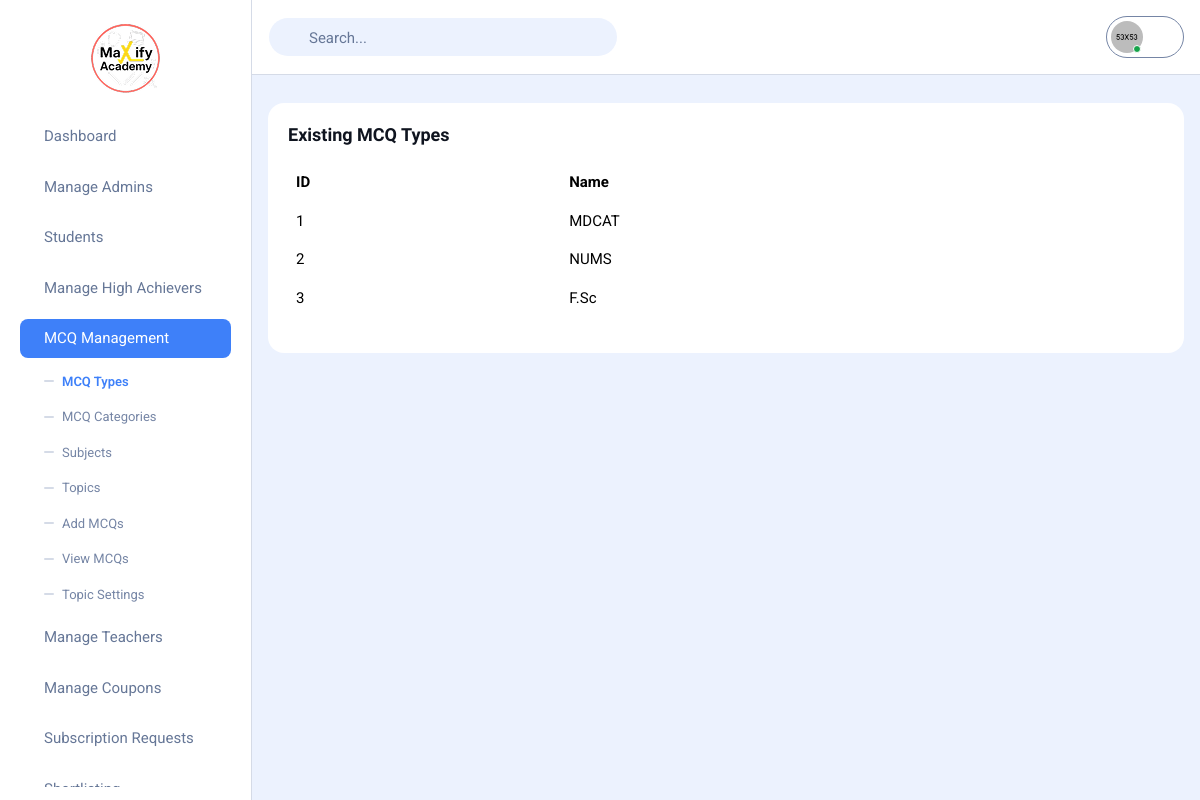
/Admin/mcq_types.php (signed in), run on the app's committed database.
### tables this page shows
CREATE TABLE `mcq_types` (
  `id` int(11) NOT NULL,
  `name` varchar(50) DEFAULT NULL
);

### Admin/mcq_types.php (the view, shortened to what this page needs)
<?php
require 'config.php';
$stmt = $pdo->query("SELECT * FROM mcq_types ORDER BY id ASC");
$types = $stmt->fetchAll();
?>
<!DOCTYPE html>
<html lang="en">
<head>
    <link rel="stylesheet" href="assets/css/bootstrap.min.css">
    <link rel="stylesheet" href="assets/css/file-upload.css">
    <link rel="stylesheet" href="assets/css/plyr.css">
    <link rel="stylesheet" href="https://cdn.datatables.net/2.0.8/css/dataTables.dataTables.min.css">
    <link rel="stylesheet" href="assets/css/full-calendar.css">
    <link rel="stylesheet" href="assets/css/jquery-ui.css">
    <link rel="stylesheet" href="assets/css/editor-quill.css">
    <link rel="stylesheet" href="assets/css/apexcharts.css">
    <link rel="stylesheet" href="assets/css/calendar.css">
    <link rel="stylesheet" href="assets/css/jquery-jvectormap-2.0.5.css">
    <link rel="stylesheet" href="assets/css/main.css">
</head>
<body>
    <?php include "sidebar.php" ?>
    <div class="dashboard-main-wrapper">
        <?php include "Includes/Header.php" ?>
        <div class="dashboard-body">
            <div class="row gy-4">
                <div class="col-12 mt-4">
                    <div class="row">
                        <div class="col-md-12">
                            <div class="card">
                                <div class="card-body">
                                    <h5>Existing MCQ Types</h5>
                                    <table class="table table-striped mt-2">
                                        <thead>
                                            <tr>
                                                <th>ID</th>
                                                <th>Name</th>
                                            </tr>
                                        </thead>
                                        <tbody>
                                            <?php foreach ($types as $t): ?>
                                                <tr>
                                                    <td style="color: black;"><?= $t['id'] ?></td>
                                                    <td style="color: black;"><?= htmlspecialchars($t['name']) ?></td>
                                                </tr>
                                            <?php endforeach; ?>
                                        </tbody>
                                    </table>
                                </div>
                            </div>
                        </div>
                    </div>
                </div>
            </div>
        </div>
    </div>
</body>
</html>

### Admin/assets/css/file-upload.css (style rules this page uses)
:root { --file-container-bg: #eeeeee; --file-bg: #f8f8f8; --file-border-color: #606060; --file-color: #2b2b2b; --table-border-color: #dbdbdb; --delete-button-bg: #f53636; --delete-button-color: #ffffff; --font-size: 0.875em; --font-family: 'Segoe UI', Tahoma, Geneva, Verdana, sans-serif; --shadow: 0px 8px 15px -8px rgba(0, 0, 0, 0.5); }
* { margin: 0; padding: 0; box-sizing: border-box; }

### data on the page
mcq_types: id "1", name "MDCAT"
mcq_types: id "2", name "NUMS"
mcq_types: id "3", name "F.Sc"
